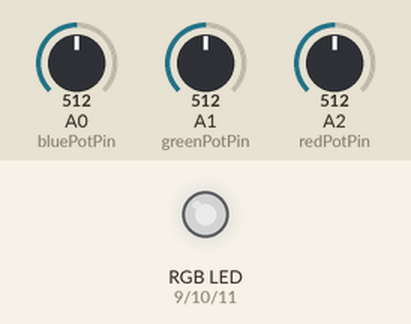
A sketch run on a simulated Arduino Uno, built with avr-gcc and run on an emulated ATmega328P. Parts: an RGB LED mixed from three pins (HIGH = lit). The test bench sets the inputs (shaded band); at power-on: A0 (bluePotPin) = 512, A1 (greenPotPin) = 512, A2 (redPotPin) = 512. Dim RGB values are drawn brighter than linear.

Above: at 1.2 s.
1.3 s: A0 (bluePotPin) set to 716
At 2.5 s:
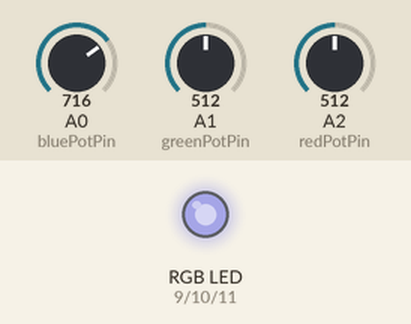
2.8 s: A1 (greenPotPin) set to 716
At 3.8 s:
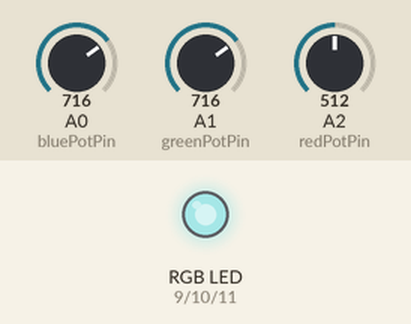
4.3 s: A2 (redPotPin) set to 716
At 4.9 s:
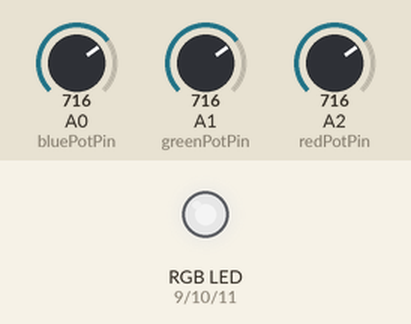
5.8 s: A0 (bluePotPin) set to 900
At 7.0 s:
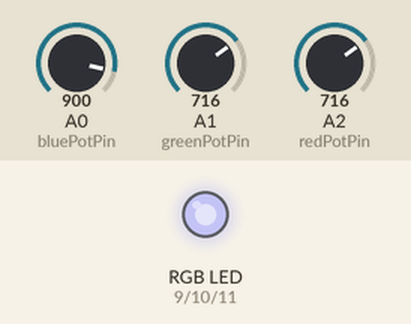
7.3 s: A1 (greenPotPin) set to 900
At 8.4 s:
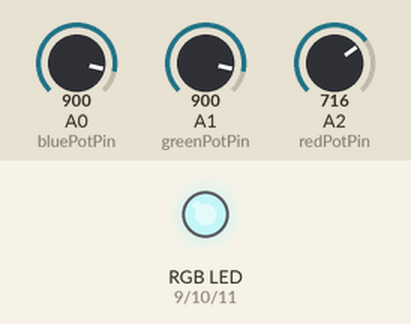
8.8 s: A2 (redPotPin) set to 900
At 9.5 s:
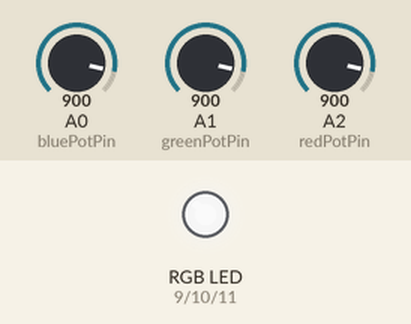
Timing chart, 0 to 11.3 s (numbered marks = the images above; inputs shaded):
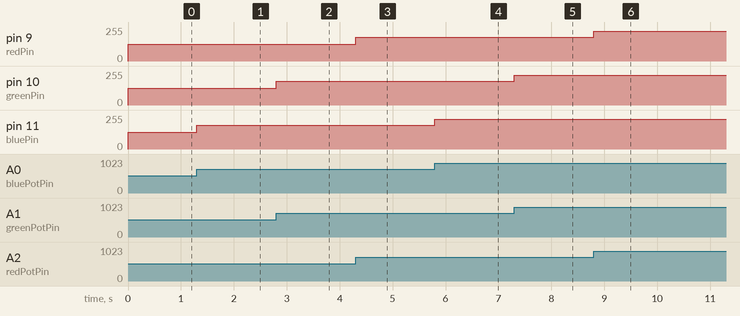

Measured:
- after the input at 1.3 s, pin 11 (bluePin): 127/255 → 178/255 at once
- after the input at 2.8 s, pin 10 (greenPin): 127/255 → 178/255 at once
- after the input at 4.3 s, pin 9 (redPin): 127/255 → 178/255 at once
- after the input at 5.8 s, pin 11 (bluePin): 178/255 → 224/255 at once
- after the input at 7.3 s, pin 10 (greenPin): 178/255 → 224/255 at once
- after the input at 8.8 s, pin 9 (redPin): 178/255 → 224/255 at once

The sketch:

HW1_RGBpotentiometers.ino
```cpp
const int redPotPin = A2;
const int greenPotPin = A1;
const int bluePotPin = A0;
const int redPin = 9;
const int greenPin = 10;
const int bluePin = 11;

void setup() {
  Serial.begin(9600);
  pinMode(redPotPin, INPUT);
  pinMode(greenPotPin, INPUT);
  pinMode(bluePotPin, INPUT);
  pinMode(redPin, OUTPUT);
  pinMode(greenPin, OUTPUT);
  pinMode(bluePin, OUTPUT);
}

void loop() {
  analogWrite(redPin, map(analogRead(redPotPin), 0, 1023, 0, 255));
  analogWrite(greenPin, map(analogRead(greenPotPin), 0, 1023, 0, 255));
  analogWrite(bluePin, map(analogRead(bluePotPin), 0, 1023, 0, 255));
}
```
